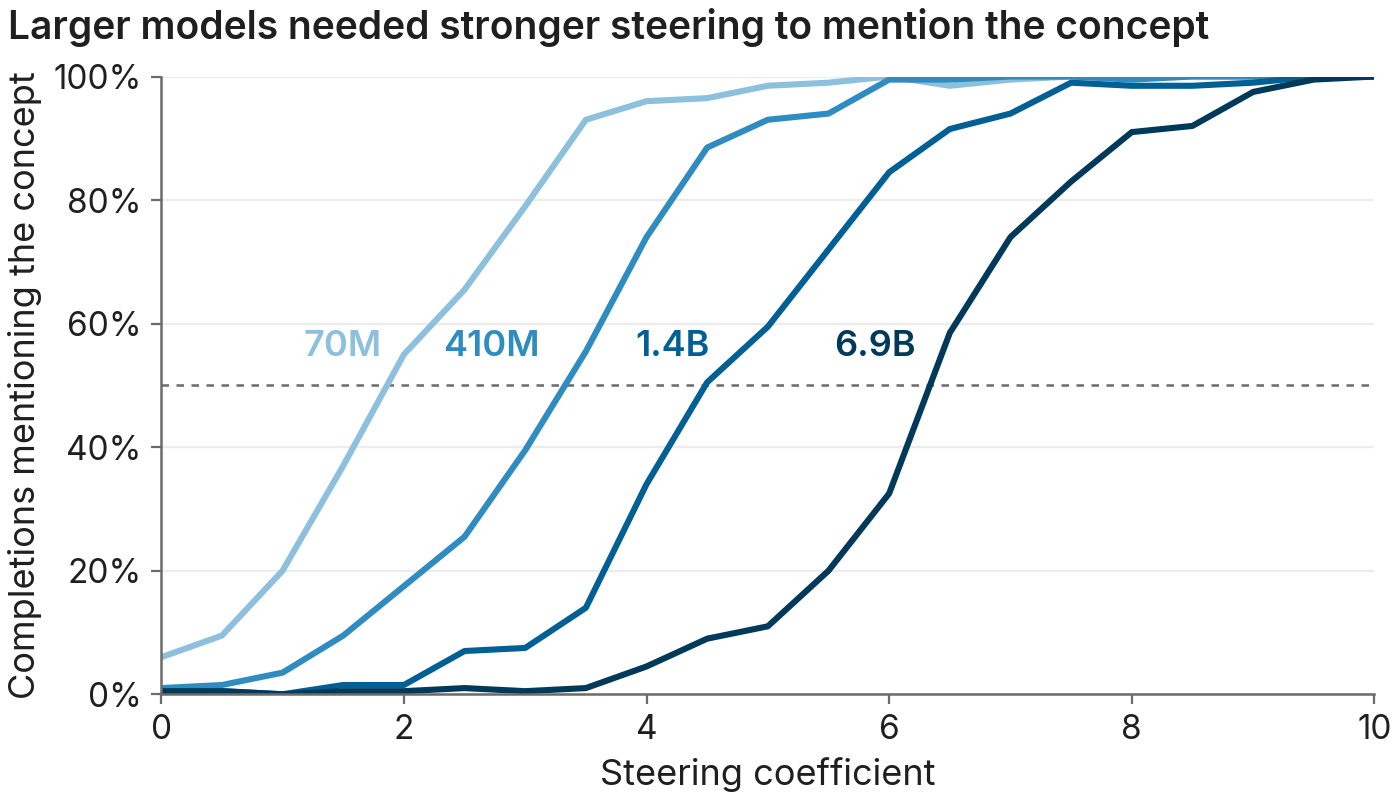

Recreate this plot in Python.
"""Line plot over a dose: one line per ordered condition in the light-to-dark ramp, each named where the lines are
far apart.

Answers: How does an effect grow with a dose?
Shows: lines in the ordered ramp: how often steered completions mention a concept as the steering coefficient
grows, for four model sizes
Claim: larger models need a larger steering coefficient before they mention the concept.
Caption: **Larger models needed stronger steering before half their completions mentioned the concept.** Share of
200 completions per point that mention the Golden Gate Bridge when its SAE latent, scaled by the coefficient, is
added to the residual stream at the middle layer; the dashed line marks half. The model sizes take the ordered ramp
from figure-roles.json in this folder. Made-up data.
"""
import sys
from pathlib import Path

import matplotlib.pyplot as plt
import numpy as np
import pandas as pd
from matplotlib.ticker import PercentFormatter

HERE = Path(__file__).resolve().parent
sys.path.insert(0, str(HERE.parent))  # the skill's directory, which holds figkit.py
import figkit as fk

SEED = 0
rng = np.random.default_rng(SEED)
coefficient = np.linspace(0, 10, 21)
halfway = {"70M": 2.0, "410M": 3.3, "1.4B": 4.7, "6.9B": 6.4}  # coefficient at which half mention the concept
rows = []
for model, mid in halfway.items():
    p = 1 / (1 + np.exp(-(coefficient - mid) * 1.4))
    share = 100 * rng.binomial(200, p) / 200
    rows += [dict(model=model, coefficient=c, mentions=s) for c, s in zip(coefficient, share)]
df = pd.DataFrame(rows)

fk.use()
fig, ax = plt.subplots()
ax.axhline(50, color=fk.MUTED, lw=0.9, ls=(0, (3, 3)), zorder=0)
for model, d in df.groupby("model", sort=False):
    ax.plot(d.coefficient, d.mentions, color=fk.color(model), label=model)
    # Lines that bunch together at their ends are named where they are far apart: here, where each crosses half.
    ax.annotate(model, (halfway[model], 50), xytext=(-8, 8), textcoords="offset points", ha="right", va="bottom",
                color=fk.color(model), fontweight="semibold")
ax.yaxis.set_major_formatter(PercentFormatter(decimals=0))
ax.set(xlabel="Steering coefficient", ylabel="Completions mentioning the concept", xlim=(0, 10), ylim=(0, 100))
fk.title(fig, "Larger models needed stronger steering to mention the concept")
fk.save(fig, HERE / "steering_strength.png")
